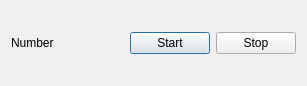
<?xml version="1.0" encoding="UTF-8"?>
<ui version="4.0">
 <class>Dialog</class>
 <widget class="QDialog" name="Dialog">
  <property name="geometry">
   <rect>
    <x>0</x>
    <y>0</y>
    <width>307</width>
    <height>86</height>
   </rect>
  </property>
  <property name="windowTitle">
   <string>Dialog</string>
  </property>
  <layout class="QHBoxLayout" name="horizontalLayout">
   <item>
    <widget class="QLabel" name="label">
     <property name="text">
      <string>Number</string>
     </property>
    </widget>
   </item>
   <item>
    <spacer name="horizontalSpacer">
     <property name="orientation">
      <enum>Qt::Horizontal</enum>
     </property>
     <property name="sizeHint" stdset="0">
      <size>
       <width>40</width>
       <height>20</height>
      </size>
     </property>
    </spacer>
   </item>
   <item>
    <widget class="QPushButton" name="pushButton">
     <property name="text">
      <string>Start</string>
     </property>
    </widget>
   </item>
   <item>
    <widget class="QPushButton" name="pushButton_2">
     <property name="text">
      <string>Stop</string>
     </property>
    </widget>
   </item>
  </layout>
 </widget>
 <layoutdefault spacing="6" margin="11"/>
 <resources/>
 <connections/>
</ui>
